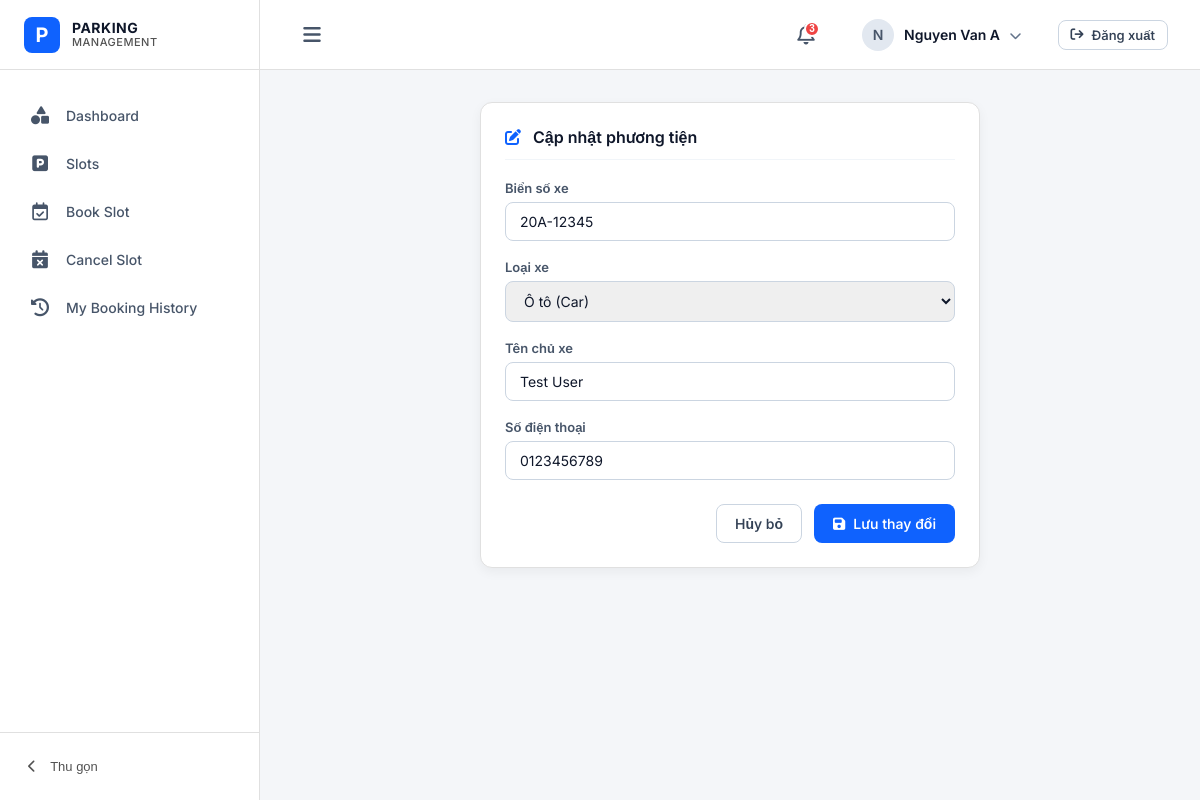
Screenshot of /vehicles/edit/1 (signed in) with the database file from the repository.
### tables this page shows
CREATE TABLE vehicles (
            id INTEGER PRIMARY KEY AUTOINCREMENT,
            plate_number TEXT UNIQUE NOT NULL,
            vehicle_type TEXT NOT NULL,
            owner_name TEXT,
            phone TEXT,
            created_at TEXT NOT NULL
        );

### app.py (the view, shortened to what this page needs)
@app.route('/vehicles/edit/<int:id>', methods=['GET', 'POST'])
def vehicle_edit(id):
    if 'user_id' not in session and not session.get('admin'):
        return redirect(url_for('login'))
    conn = get_db_connection()
    vehicle = conn.execute('SELECT * FROM vehicles WHERE id = ?', (id,)).fetchone()
    if not vehicle:
        conn.close()
        flash('Vehicle not found!')
        return redirect(url_for('vehicles'))
    conn.close()
    return render_template('vehicle_edit.html', vehicle=vehicle)

### app.py (called while the page is built)
def get_db_connection():
    conn = sqlite3.connect(DATABASE, timeout=10)
    conn.row_factory = sqlite3.Row
    conn.execute('PRAGMA journal_mode=WAL')
    return conn

### templates/vehicle_edit.html (shortened to what this page needs)
{% extends "base.html" %}
{% block content %}
<div class="form-container">
    <div class="card">
        <div class="card-header">
            <h1 class="card-title"><i class="fa-solid fa-edit" style="margin-right: 8px; color: var(--primary-color);"></i> Cập nhật phương tiện</h1>
        </div>
        <form method="POST" action="{{ url_for('vehicle_edit', id=vehicle.id) }}">
            <div class="form-group">
                <label for="plate_number" class="form-label">Biển số xe</label>
                <input type="text" id="plate_number" name="plate_number" class="form-control" value="{{ vehicle.plate_number }}" required>
            </div>
            <div class="form-group">
                <label for="vehicle_type" class="form-label">Loại xe</label>
                <select id="vehicle_type" name="vehicle_type" class="form-control" required>
                    <option value="car" {% if vehicle.vehicle_type == 'car' %}selected{% endif %}>Ô tô (Car)</option>
                </select>
            </div>
            <div class="form-group">
                <label for="owner_name" class="form-label">Tên chủ xe</label>
                <input type="text" id="owner_name" name="owner_name" class="form-control" value="{{ vehicle.owner_name or '' }}">
            </div>
            <div class="form-group">
                <label for="phone" class="form-label">Số điện thoại</label>
                <input type="text" id="phone" name="phone" class="form-control" value="{{ vehicle.phone or '' }}">
            </div>
            <div style="display: flex; gap: 12px; margin-top: 24px; justify-content: flex-end;">
                <a href="{{ url_for('vehicles') }}" class="btn btn-secondary">Hủy bỏ</a>
                <button type="submit" class="btn btn-primary">
                    <i class="fa-solid fa-floppy-disk"></i> Lưu thay đổi
                </button>
            </div>
        </form>
    </div>
</div>
{% endblock %}

### rows the page displays
vehicles: plate_number "20A-12345", vehicle_type "Ô tô (Car)", owner_name "Test User", phone "0123456789"

### other values shown
{{ session.get('name', 'U')[0] | upper }} "N"
{{ session.get('name', 'User') }} "Nguyen Van A"
